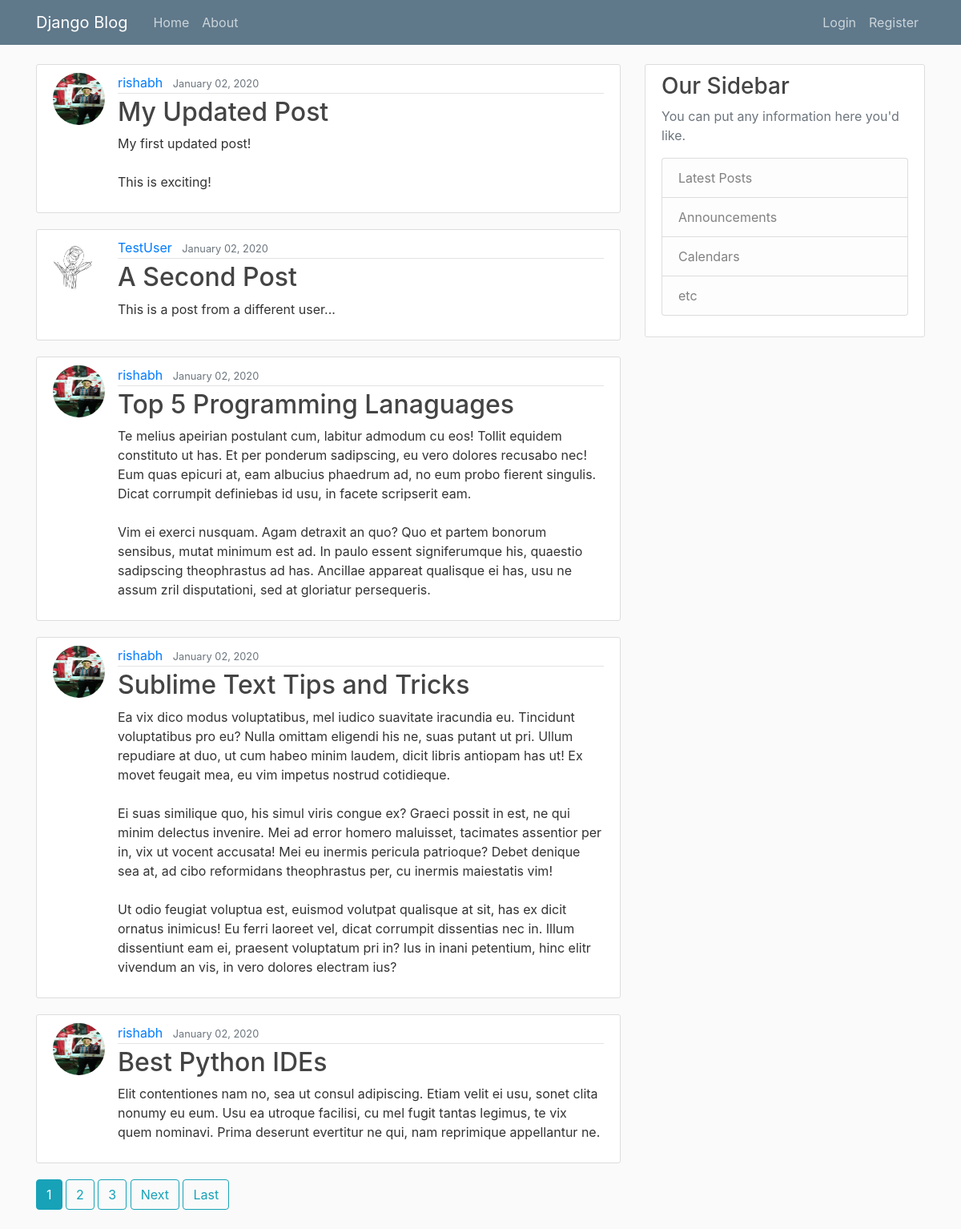
The page / on the database its author committed.
### blog/models.py (models this page shows, shortened)
class Post(models.Model):
    title = models.CharField(max_length=100)
    content = models.TextField()
    date_posted = models.DateTimeField(default=timezone.now)
    author = models.ForeignKey(User, on_delete=models.CASCADE)

### users/models.py (models this page shows, shortened)
class Profile(models.Model):
    user = models.OneToOneField(User, on_delete = models.CASCADE)
    image = models.ImageField(default='default.jpeg', upload_to='profile_pics')

### blog/views.py (the view)
# urls.py: path('', PostListView.as_view(), name='blog-home'),
class PostListView(ListView):
    model = Post
    template_name = 'blog/home.html'
    context_object_name = 'posts'
    paginate_by = 5

### blog/templates/blog/home.html (shortened to what this page needs)
{% extends "blog/base.html" %}
{% block content %}
    {% for post in posts %}
        <article class="media content-section">
          <img class="rounded-circle article-img" src="{{ post.author.profile.image.url }}">
          <div class="media-body">
            <div class="article-metadata">
              <a class="mr-2" href="{% url 'user-posts' post.author.username %}">{{ post.author }}</a>
              <small class="text-muted">{{ post.date_posted|date:"F d, Y" }}</small>
            </div>
            <h2><a class="article-title" href="{% url 'post-detail' post.id %}">{{ post.title }}</a></h2>
            <p class="article-content">{{ post.content }}</p>
          </div>
        </article>
    {% endfor %}
    {% if is_paginated %}
      {% for num in page_obj.paginator.page_range %}
        {% if page_obj.number == num %}
          <a class="btn btn-info mb-4" href="?page={{ num }}">{{ num }}</a>
        {% elif num > page_obj.number|add:'-3' and num < page_obj.number|add:'3'%}
          <a class="btn btn-outline-info mb-4" href="?page={{ num }}">{{ num }}</a>
        {% endif %}
      {% endfor %}
      {% if page_obj.has_next %}
        <a class="btn btn-outline-info mb-4" href="?page={{ page_obj.next_page_number }}">Next</a>
        <a class="btn btn-outline-info mb-4" href="?page={{ page_obj.paginator.num_pages }}">Last</a>
      {% endif %}
    {% endif %}
{% endblock content %}

### blog/templates/blog/base.html (shortened to what this page needs)
{% load static %}
<!DOCTYPE html>
<html>
<head>
    <link rel="stylesheet" href="https://maxcdn.bootstrapcdn.com/bootstrap/4.0.0/css/bootstrap.min.css">
    <link rel="stylesheet" type="text/css" href="{% static 'blog/main.css' %}">
</head>
<body>
    <header class="site-header">
      <nav class="navbar navbar-expand-md navbar-dark bg-steel fixed-top">
        <div class="container">
          <a class="navbar-brand mr-4" href="/">Django Blog</a>
          <div class="collapse navbar-collapse" id="navbarToggle">
            <div class="navbar-nav mr-auto">
              <a class="nav-item nav-link" href="{% url 'blog-home' %}">Home</a>
              <a class="nav-item nav-link" href="{% url 'blog-about' %}">About</a>
            </div>
            <div class="navbar-nav">
              {% if user.is_authenticated %}
                <a class="nav-item nav-link" href="{% url 'post-create' %}">New Post</a>
                <a class="nav-item nav-link" href="{% url 'profile' %}">Profile</a>
                <a class="nav-item nav-link" href="{% url 'logout' %}">Logout</a>
              {% else %}
                <a class="nav-item nav-link" href="{% url 'login' %}">Login</a>
                <a class="nav-item nav-link" href="{% url 'register' %}">Register</a>
              {% endif %}
            </div>
          </div>
        </div>
      </nav>
    </header>
    <main role="main" class="container">
      <div class="row">
        <div class="col-md-8">
          {% block content %}{% endblock %}
        </div>
        <div class="col-md-4">
          <div class="content-section">
            <h3>Our Sidebar</h3>
            <p class='text-muted'>You can put any information here you'd like.
              <ul class="list-group">
                <li class="list-group-item list-group-item-light">Latest Posts</li>
                <li class="list-group-item list-group-item-light">Announcements</li>
                <li class="list-group-item list-group-item-light">Calendars</li>
                <li class="list-group-item list-group-item-light">etc</li>
              </ul>
            </p>
          </div>
        </div>
      </div>
    </main>
  </body>
</body>
</html>

### blog/static/blog/main.css (style rules this page uses)
body { background: #fafafa; color: #333333; margin-top: 5rem; }
h1, h2, h3, h4, h5, h6 { color: #444444; }
ul { margin: 0; }
.bg-steel { background-color: #5f788a; }
.site-header .navbar-nav .nav-link { color: #cbd5db; }
.content-section { background: #ffffff; padding: 10px 20px; border: 1px solid #dddddd; border-radius: 3px; margin-bottom: 20px; }
.article-title { color: #444444; }
.article-content { white-space: pre-line; }
.article-img { height: 65px; width: 65px; margin-right: 16px; }
.article-metadata { padding-bottom: 1px; margin-bottom: 4px; border-bottom: 1px solid #e3e3e3 }

### rows shown on the page
Post: author.profile.image (picture), author "rishabh", date_posted "January 02, 2020", title "My Updated Post", content "My first updated post! This is exciting!"
Post: author.profile.image (placeholder picture), author "TestUser", date_posted "January 02, 2020", title "A Second Post", content "This is a post from a different user..."
Post: author.profile.image (picture), author "rishabh", date_posted "January 02, 2020", title "Top 5 Programming Lanaguages", content "Te melius apeirian postulant cum, labitur admodum cu eos! Tollit equidem constituto ut has. Et per ponderum sadipscing, eu vero dolores recusabo nec! Eum quas epicuri at, eam albucius phaedrum ad, no eum probo fierent singulis. Dicat corrumpit definiebas id usu, in facete scripserit eam. Vim ei exerci nusquam. Agam detraxit an quo? Quo et partem bonorum sensibus, mutat minimum est ad. In paulo essent signiferumque his, quaestio sadipscing theophrastus ad has. Ancillae appareat qualisque ei has, usu ne assum zril disputationi, sed at gloriatur persequeris."
Post: author.profile.image (picture), author "rishabh", date_posted "January 02, 2020", title "Sublime Text Tips and Tricks", content "Ea vix dico modus voluptatibus, mel iudico suavitate iracundia eu. Tincidunt voluptatibus pro eu? Nulla omittam eligendi his ne, suas putant ut pri. Ullum repudiare at duo, ut cum habeo minim laudem, dicit libris antiopam has ut! Ex movet feugait mea, eu vim impetus nostrud cotidieque. Ei suas similique quo, his simul viris congue ex? Graeci possit in est, ne qui minim delectus invenire. Mei ad error homero maluisset, tacimates assentior per in, vix ut vocent accusata! Mei eu inermis pericula patrioque? Debet denique sea at, ad cibo reformidans theophrastus per, cu inermis maiestatis vim! Ut odio feugiat voluptua est, euismod volutpat qualisque at sit, has ex dicit ornatus inimicus! Eu…"
Post: author.profile.image (picture), author "rishabh", date_posted "January 02, 2020", title "Best Python IDEs", content "Elit contentiones nam no, sea ut consul adipiscing. Etiam velit ei usu, sonet clita nonumy eu eum. Usu ea utroque facilisi, cu mel fugit tantas legimus, te vix quem nominavi. Prima deserunt evertitur ne qui, nam reprimique appellantur ne."

### other values the page prints
{{ num }} "1"
{{ num }} "2" "3"
